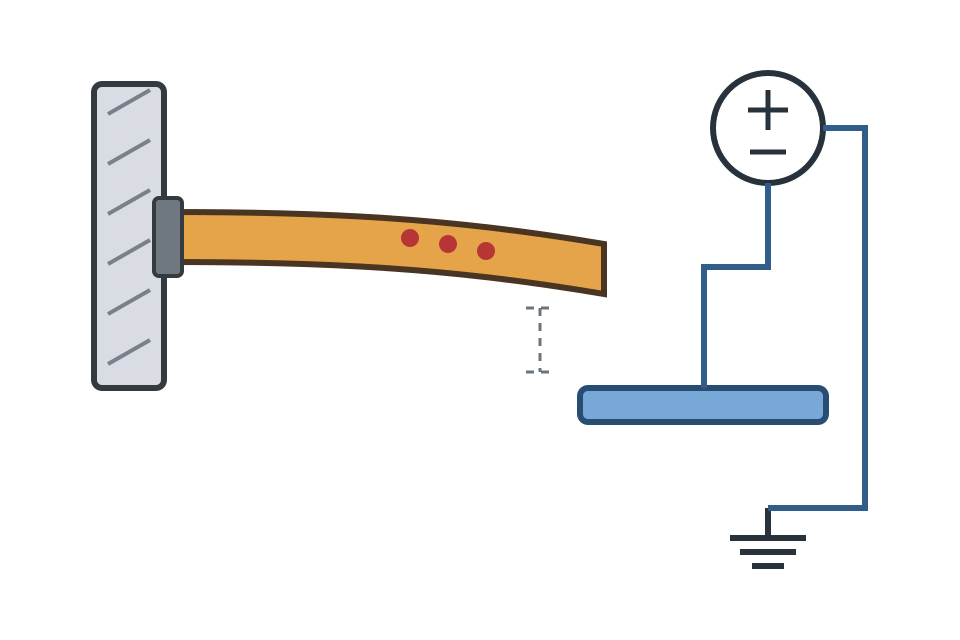
#> input picture plugins/figure-agent/examples/fig1_panel_f_svg_backend_pilot/motif.png, 960 x 640 px
$ python -i panel_f_motif_svg.py   (imports and definitions only)
#> lines starting #> are read from the running program, lines starting #| are printed output that depends on the picture; after the words box and inside, x2 and y2 are one past the last pixel; in counts of white or black regions, pixels touching at a corner belong together
#!/usr/bin/env python3
"""Render the contract-bound Panel F motif as an editable SVG fragment."""

# The literal SVG keeps each editable primitive on one source line.
# ruff: noqa: E501

from __future__ import annotations

import argparse
import hashlib
import json
import os
import shutil
import subprocess
import tempfile
import xml.etree.ElementTree as ET
from pathlib import Path

import yaml
from PIL import Image, ImageDraw

PLUGIN_ROOT = Path(__file__).resolve().parents[1]
DEFAULT_CONTRACT = PLUGIN_ROOT / "styles/snippets/panel-f-floating-cantilever.contract.yaml"
APPROVED_SNIPPET = PLUGIN_ROOT / "styles/snippets/panel-f-floating-cantilever.tex"
CANVAS = (960, 640)
CONTENT_BOX = (48, 48, 912, 592)


class ContractError(ValueError):
    """Raised when the neutral motif contract drifts from the supported shape."""


# [157 lines left out: functions _validate_contract, render_svg, audit_svg_semantics, not called in this run]


def _sha256(path: Path) -> str:
    return hashlib.sha256(path.read_bytes()).hexdigest()


# [5 lines left out: function _pixel_hash, not called in this run]


def _normalize_content_boundary(source: Path, destination: Path) -> None:
#> called with destination = 'out.png'
    with Image.open(source) as image:
#> image is the input picture: PIL image 960x640 RGB; mean R, G, B 243.7, 242.9, 241.5
        rgba = image.convert("RGBA")
        white = Image.new("RGBA", rgba.size, "white")
#> white: PIL image 960x640 RGBA; every value is 255
        white.alpha_composite(rgba)
        rgb = white.convert("RGB")
        mask = rgb.convert("L").point(lambda value: 255 if value < 248 else 0)
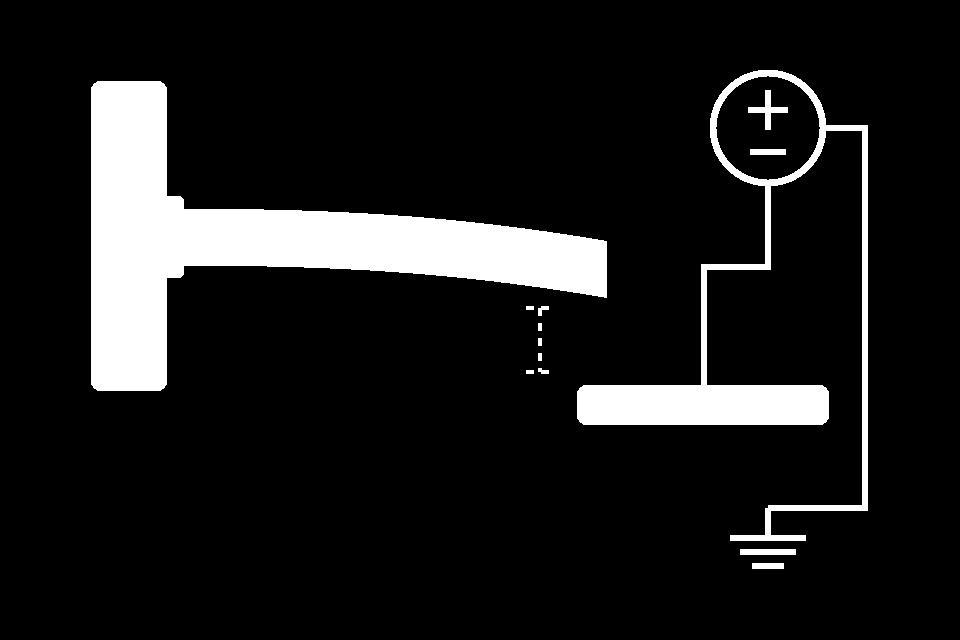
#> mask: PIL image 960x640 L; 11.1% white; 13 white regions, largest, box (x1, y1, x2, y2) and area: (91, 81, 607, 391) 48953, (577, 70, 868, 541) 17699, (748, 90, 788, 130) 444
        bbox = mask.getbbox()
#> bbox = (91, 70, 868, 569)
        if bbox is None:
            raise ContractError(f"render has no foreground content: {source}")
        content = rgb.crop(bbox)
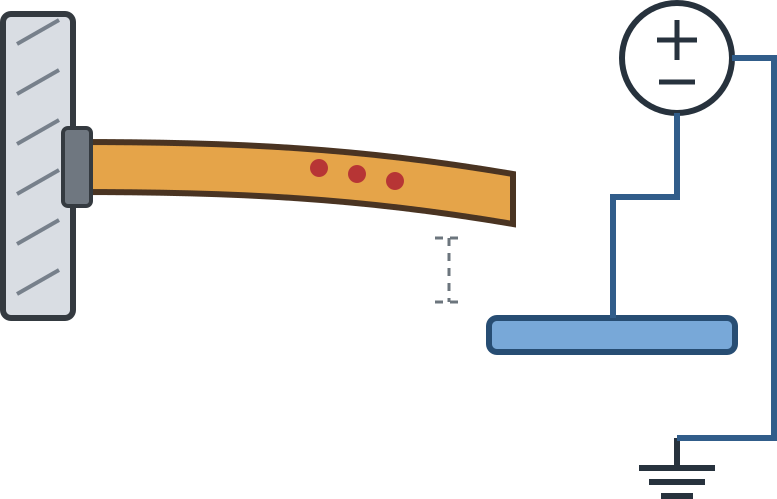
#> content: PIL image 777x499 RGB; mean R, G, B 237.1, 235.7, 233.6
        content.thumbnail(
            (CONTENT_BOX[2] - CONTENT_BOX[0], CONTENT_BOX[3] - CONTENT_BOX[1]),
            Image.Resampling.LANCZOS,
        )
        canvas = Image.new("RGB", CANVAS, "white")
#> canvas: PIL image 960x640 RGB; every value is 255
        position = (
            CONTENT_BOX[0] + (CONTENT_BOX[2] - CONTENT_BOX[0] - content.width) // 2,
            CONTENT_BOX[1] + (CONTENT_BOX[3] - CONTENT_BOX[1] - content.height) // 2,
        )
#> position = (91, 70)
        canvas.paste(content, position)
        canvas.save(destination, format="PNG", optimize=False)


# [216 lines left out: functions _render_tikz_motif, render_pilot, verify_pilot, main, not called in this run]


# [2 lines not run here, left out]

>>> result = _normalize_content_boundary('../examples/fig1_panel_f_svg_backend_pilot/motif.png', 'out.png')
